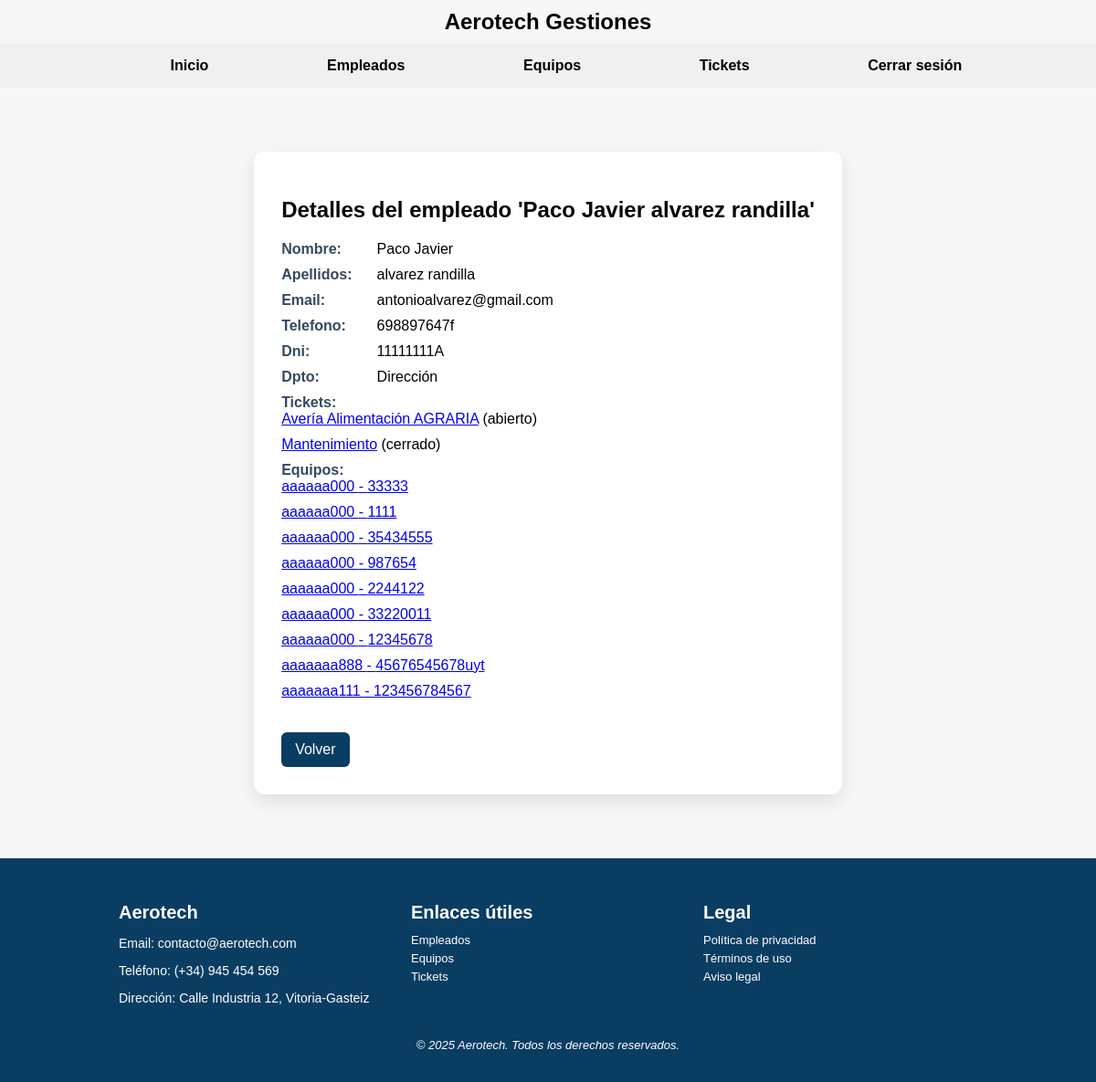
Before: /Aerotech/empleado/1/ (signed in) with the older database file.
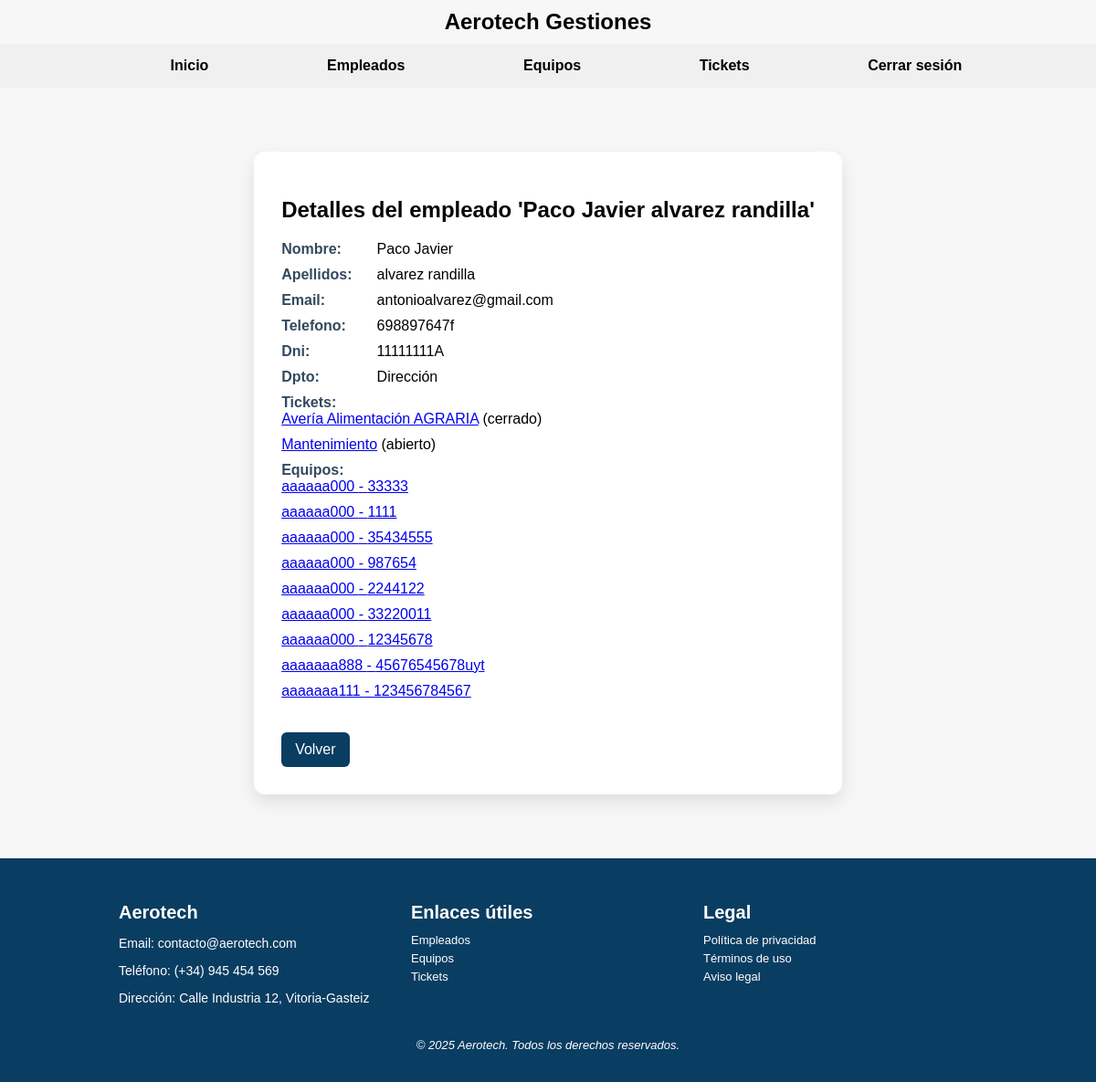
After: the same page with the newer database file.
### Aerotech/models.py (models this page shows, shortened)
class Ticket(models.Model):
    URGENCIA = [
        ('alta', 'Alta'),
        ('media', 'Media'),
        ('baja', 'Baja')
        ]
    TIPO = [
        ('averia', 'Avería'),
        ('mejora', 'Mejora'),
        ('mantenimiento', 'Mantenimiento')
    ]
    ESTADO = [
        ('abierto', 'Abierto'),
        ('cerrado', 'Cerrado')
    ]
    referencia = models.CharField(max_length=100, unique=True)
    titulo = models.CharField(max_length=200)
    descripcion = models.TextField()
    fecha_apertura = models.DateField(auto_now_add=True)
    fecha_resolucion = models.DateField(null=True, blank=True)
    urgencia = models.CharField(max_length=10, choices=URGENCIA)
    tipo = models.CharField(max_length=15, choices=TIPO)
    estado = models.CharField(max_length=10, choices=ESTADO)
    empleado = models.ForeignKey(Empleado, on_delete=models.SET_NULL, null=True)
    equipos = models.ManyToManyField(Equipo)

### Aerotech/views.py (the view)
# urls.py: path('empleado/<int:pk>/', views.DetalleEmpleado.as_view(), name='detalles-empleado'),
class DetalleEmpleado(DetailView):
    model = Empleado
    template_name = 'detalles_empleado.html'
    context_object_name = 'empleado'
    def dispatch(self, request, *args, **kwargs):  # Prueba para el logger y protección de navegación
        if "empleado_id" not in request.session:
            return redirect("login-empleado")
        return super().dispatch(request, *args, **kwargs)

### Aerotech/templates/detalles_empleado.html (shortened to what this page needs)
{% extends 'Base.html' %}
{% block content %}
<div class="card">
  <h2> Detalles del empleado '{{empleado.nombre}} {{empleado.apellidos}}'</h2>
  <ul>
    <li><strong>Nombre:</strong> {{empleado.nombre}}
    <li>
    <li><strong>Apellidos:</strong> {{empleado.apellidos}}
    <li>
    <li><strong>Email:</strong> {{empleado.email}}
    <li>
    <li><strong>Telefono:</strong> {{empleado.telefono}}
    <li>
    <li><strong>Dni:</strong> {{empleado.dni}}
    <li>
    <li><strong>Dpto: </strong> {{empleado.departamento}}
    <li>
    <li><strong>Tickets:</strong>
      <ul>
        {% for ticket in empleado.ticket_set.all %}
        <li>
          <a href="{% url 'detalle-ticket' ticket.id %}">{{ ticket.titulo }}</a>
          ({{ ticket.estado }})
        </li>
        {% empty %}
        <li>
          No tiene tickets asignados.
        </li>
        {% endfor %}
      </ul>
    </li>
    <li><strong>Equipos:</strong>
      <ul>
        {% for equipo in empleado.equipos_asignados.all %}
        <li>
          <a href="{% url 'detalles-equipo' equipo.id %}">
            {{ equipo.modelo }} - {{ equipo.numero_serie }}
          </a>
        </li>
        {% empty %}
        <li>No tiene equipos asignados.</li>
        {% endfor %}
      </ul>
    </li>
  </ul>
  <a class="btn" href="{% url 'lista-empleados' %}">Volver</a>
</div>
{% endblock %}

Changed rows visible on the page:
changed Ticket "Avería Alimentación AGRARIA": estado "abierto" → "cerrado"
changed Ticket "Mantenimiento": estado "cerrado" → "abierto"
